Frame 1 (no input): blank canvas, image omitted
Frame 60 (no input): blank canvas, image omitted
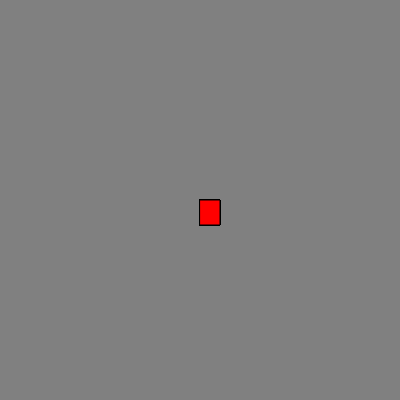
Frame 120 (the mouse pressed at the canvas centre since frame 60)

The p5.js sketch whose frames 1 and 60 were blank and that drew this single picture after the mouse press (run headless with seeded random() and noise() and a simulated clock; from frame 60 on, the mouse is pressed at the canvas centre):

// p5.js sketch
// ── sketch.js
function setup() {
    createCanvas(400,400);
    background('grey');
   }
  
  function draw() {
  
    stroke('black');
    fill('red');
   
   // console.log(mouseIsPressed);
    
    if(mouseIsPressed) {
      rect(mouseX, mouseY, 20, 25);
    }
  }
